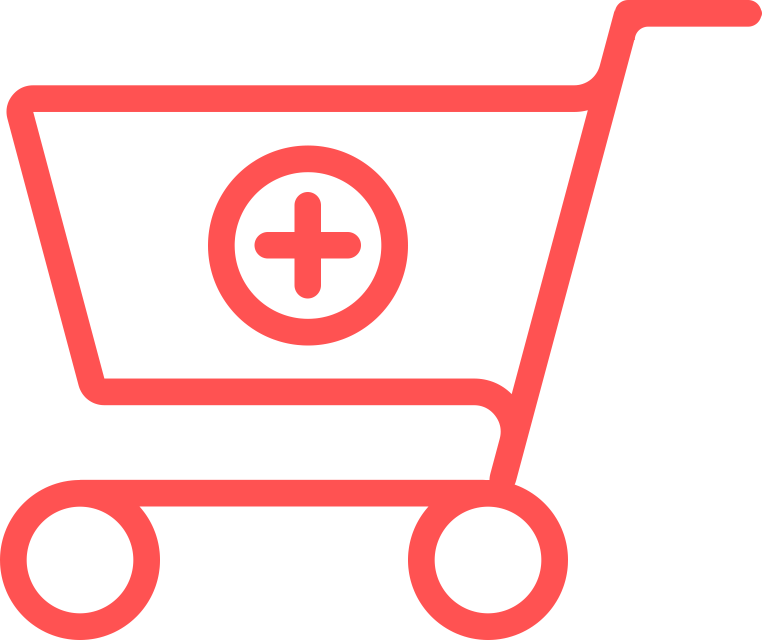
#> input picture 0005/imgs/cart.cp.png, 1523 x 1280 px (shown at 1/2 size); its folder holds only this picture in this run
$ python transform_img.py
#> lines starting #> are read from the running program, lines starting #| are printed output that depends on the picture
#!/usr/local/bin/python
#coding=utf-8

"""
第 0005 题：你有一个目录，装了很多照片，把它们的尺寸变成都不大于 iPhone5 分辨率的大小。
"""
from PIL import Image
import glob, os


def transform_img(path, width, height):
#> called with path = 'imgs/*', width = 640, height = 1136
    imgs = glob.glob(path)
    for img in imgs:
        name, ext = os.path.splitext(img)
        with Image.open(img) as im:
            # 按照图片的比例缩小
#> im is the input picture: PIL image 1523x1280 P; mean R, G, B, A 53.8, 17.3, 17.3, 52.9
            w, h = im.size
#> w = 1523; h = 1280
            rate = w / float(h)
#> rate = 1.19
            if (w > width):
                w = width
                h = int(w / rate)
#> h = 537
            if (h > height):
                h = height
                w = int(h * rate)

            im_resize = im.resize((w, h))
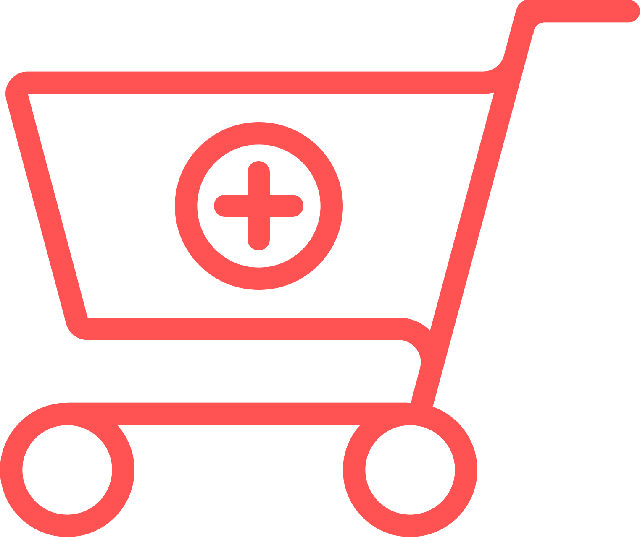
#> im_resize: PIL image 640x537 P; mean R, G, B, A 53.8, 17.3, 17.3, 52.7; transparent parts drawn white
            im_resize.save('{0}.thumail{1}'.format(name, ext))


if __name__ == '__main__':
    width = 640
    height = 1136
    path = 'imgs/*'
    transform_img(path, width, height)
